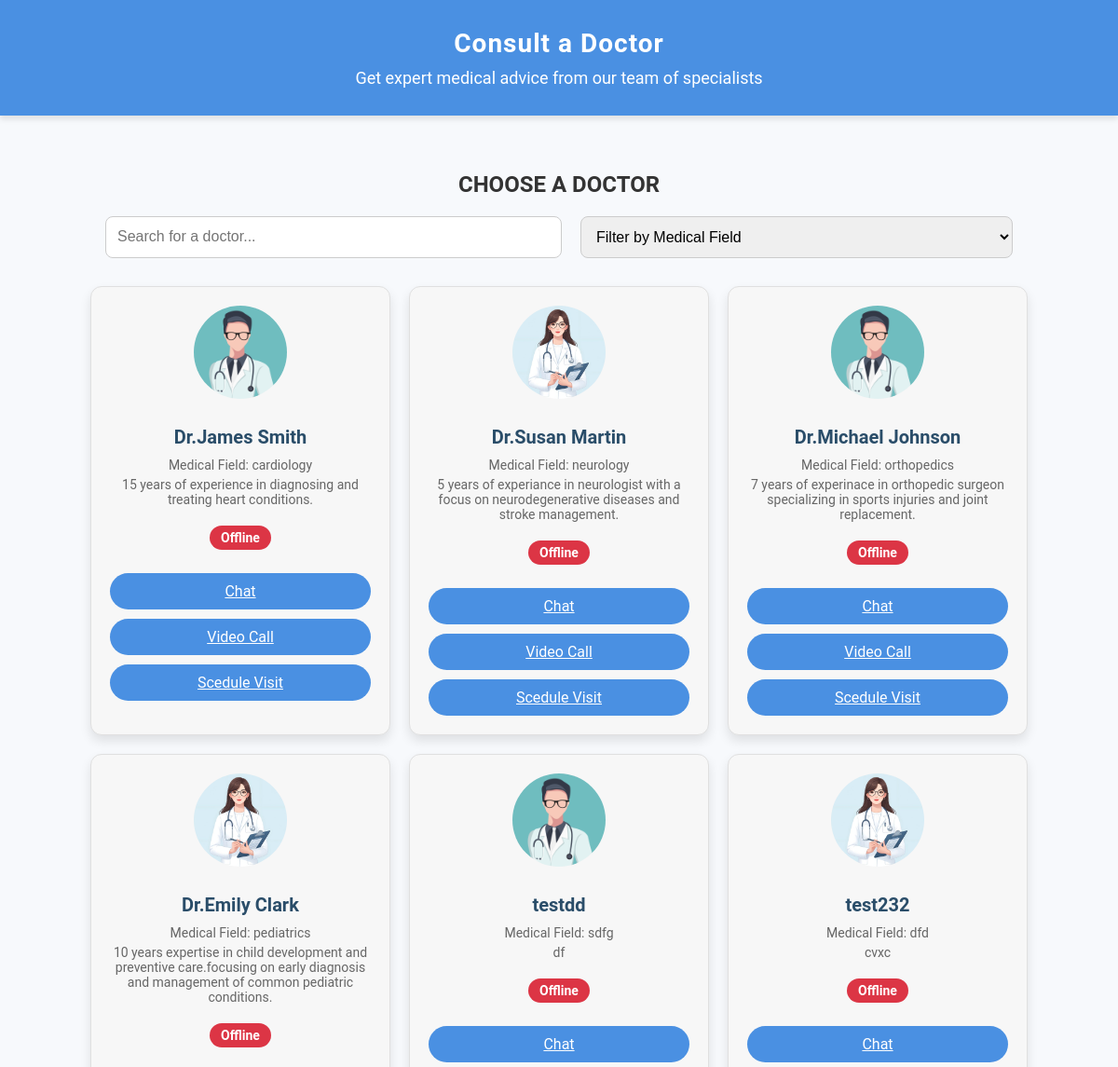
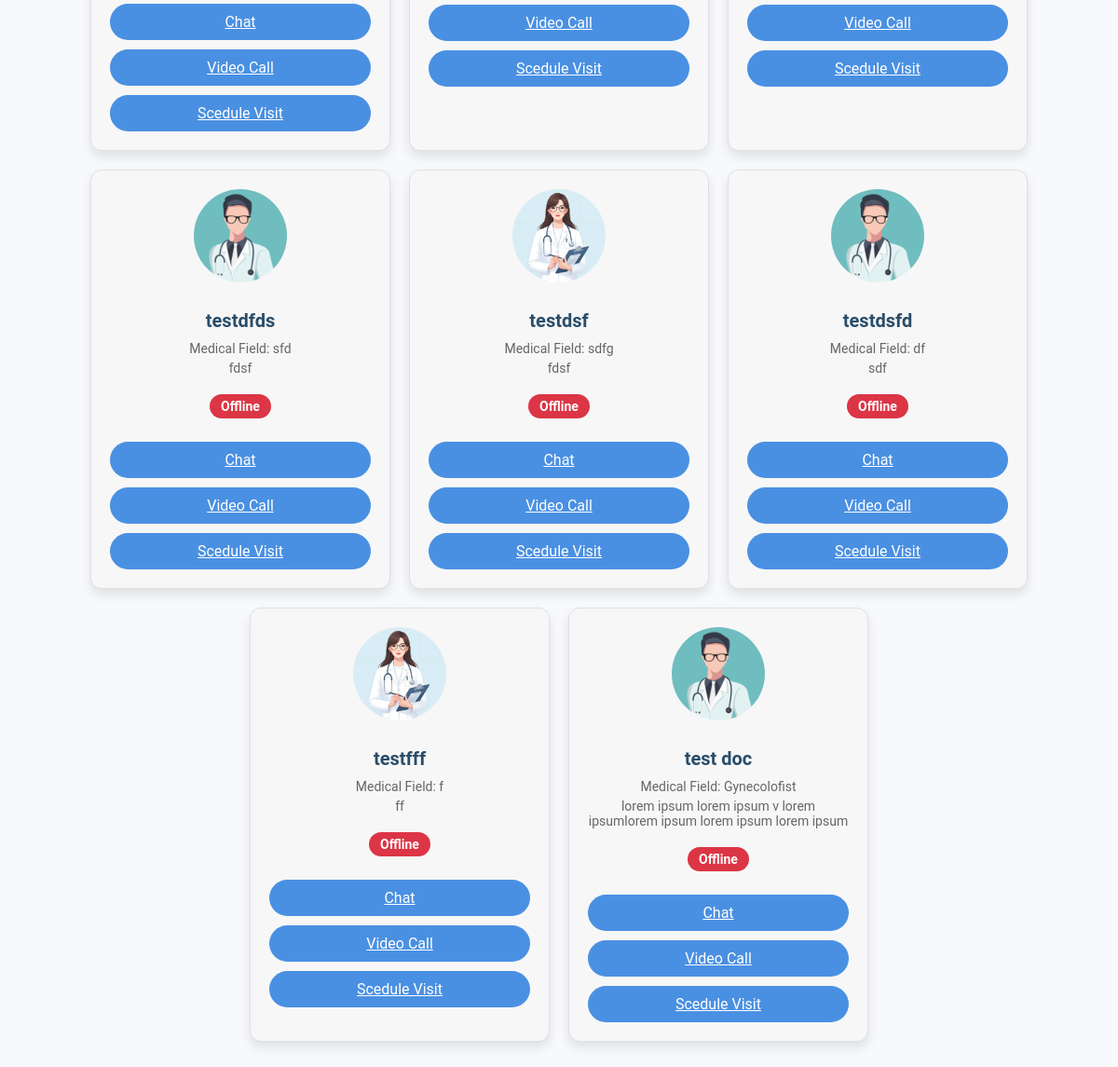
Screenshot of /chat/doctors (signed in) with the database file from the repository (2 pictures, top to bottom).
### webapp/auth/models.py (models this page shows, shortened)
class User(db.Model):
    id = db.Column(db.Integer(), primary_key=True)
    username = db.Column(db.String(255), nullable=False, index=True, unique=True)
    password = db.Column(db.String(255))
    specialty = db.Column(db.String(255))
    activetion = db.Column(db.Boolean, default=False)
    bio = db.Column(db.String(255))
    image_filename = db.Column(db.String(150))
    roles = db.relationship(
        'Role',
        secondary=roles,
        backref=db.backref('users', lazy='dynamic')
    )
    @property
    def is_authenticated(self):
        if isinstance(self, AnonymousUserMixin):
            return False
        else:
            return True

### webapp/chat/view.py (the view)
@chat_blueprint.route('/doctors', methods=['GET'])
@login_required
def my_doctor():
    doctors = db.session.query(
        User.username,
        User.specialty,
        User.bio,
    ).join(User.roles).filter(Role.name == 'doctor').all()
    specialties = list(set(doctor.specialty for doctor in doctors))
    return render_template('patient_home.html', doctors=doctors, specialties=specialties)

### webapp/auth/__init__.py (called while the page is built)
@login_manager.user_loader
def load_user(userid):
    from .models import User
    return User.query.get(userid)

### webapp/templates/chat/patient_home.html (shortened to what this page needs)
<!DOCTYPE html>
<html lang="en">
<head>
    <link rel="stylesheet" href="{{ url_for('static', filename='patient_home.css') }}">
</head>
<body>
    <header>
        <h1>Consult a Doctor</h1>
        <p>Get expert medical advice from our team of specialists</p>
    </header>
    <section class="doctor-selection">
        <h2>Choose a Doctor</h2>
        <div class="filter-search">
            <input type="text" id="search-input" placeholder="Search for a doctor...">
            <select id="filter-select">
                <option value="">Filter by Medical Field</option>
            </select>
        </div>
        <div class="doctor-list">
            {% for doctor in doctors %}
            <div class="doctor-card" data-specialty="{{ doctor.specialty }}">
                <img src="../static/images/{{ 'doc1.png' if loop.index % 2 == 1 else 'doc2.jpg' }}" class="card-img-top" alt="Doctor picture">
                <h3>{{ doctor.username }}</h3>
                <p>Medical Field: {{ doctor.specialty }}</p>
                <p>{{ doctor.bio }}</p>
                <span class="availability {% if doctor.is_available %}online{% else %}offline{% endif %}">
                    {% if doctor.is_available %}Available{% else %}Offline{% endif %}
                </span>
                <a href="{{ url_for('chat.consult_doc', username=doctor.username) }}" class="click-btn">Chat</a>
                <a href="{{ url_for('chat.video_call') }}" class="click-btn">Video Call</a>
                <a href="" class="click-btn">Scedule Visit</a>
            </div>
            {% endfor %}
        </div>
    </section>
</body>
</html>

### webapp/static/patient_home.css (style rules this page uses)
body { font-family: 'Roboto', sans-serif; margin: 0; padding: 0; background-color: #f7f9fc; color: #333; }
header { background-color: #4a90e2; color: white; padding: 30px 20px; text-align: center; box-shadow: 0 4px 6px rgba(0, 0, 0, 0.1); }
header h1 { margin: 0; font-size: 28px; letter-spacing: 1px; }
header p { margin: 10px 0 0; font-size: 18px; }
.doctor-selection { padding: 40px 20px; }
.doctor-selection h2 { font-size: 24px; margin-bottom: 20px; color: #333; text-align: center; text-transform: uppercase; }
.filter-search { display: flex; justify-content: center; margin-bottom: 30px; gap: 20px; flex-wrap: wrap; }
.filter-search input[type="text"], .filter-search select { width: 40%; padding: 12px; font-size: 16px; border: 1px solid #ccc; border-radius: 8px; transition: border-color 0.3s ease; }
.doctor-list { display: flex; justify-content: center; flex-wrap: wrap; gap: 20px; }
.doctor-card { background-color: #f7f7f7; border: 1px solid #e0e0e0; border-radius: 12px; padding: 20px; width: 280px; text-align: center; box-shadow: 0 6px 12px rgba(0, 0, 0, 0.1); transition: transform 0.3s ease, box-shadow 0.3s ease; }
.doctor-card img { border-radius: 50%; width: 100px; height: 100px; object-fit: cover; margin-bottom: 15px; }
.doctor-card h3 { margin: 10px 0; font-size: 20px; color: #2a4d69;; }
.doctor-card p { font-size: 14px; color: #666; margin: 5px 0; }
.availability { display: inline-block; margin: 15px 0; font-size: 14px; padding: 5px 12px; border-radius: 20px; font-weight: bold; }
.offline { background-color: #dc3545; color: white; }
.click-btn { background-color: #4a90e2; color: white; padding: 10px 20px; border: none; border-radius: 50px; cursor: pointer; font-size: 16px; transition: background-color 0.3s ease; display: block; margin-top: 10px; }

### rows the page displays
User: username "Dr.James Smith", specialty "cardiology", bio "15 years of experience in diagnosing and treating heart conditions."
User: username "Dr.Susan Martin", specialty "neurology", bio "5 years of experiance in neurologist with a focus on neurodegenerative diseases and stroke management."
User: username "Dr.Michael Johnson", specialty "orthopedics", bio "7 years of experinace in orthopedic surgeon specializing in sports injuries and joint replacement."
User: username "Dr.Emily Clark", specialty "pediatrics", bio "10 years expertise in child development and preventive care.focusing on early diagnosis and management of common pediatric conditions."
User: username "testdd", specialty "sdfg", bio "df"
User: username "test232", specialty "dfd", bio "cvxc"
User: username "testdfds", specialty "sfd", bio "fdsf"
User: username "testdsf", specialty "sdfg", bio "fdsf"
User: username "testdsfd", specialty "df", bio "sdf"
User: username "testfff", specialty "f", bio "ff"
User: username "test doc", specialty "Gynecolofist", bio "lorem ipsum lorem ipsum v lorem ipsumlorem ipsum lorem ipsum lorem ipsum"
